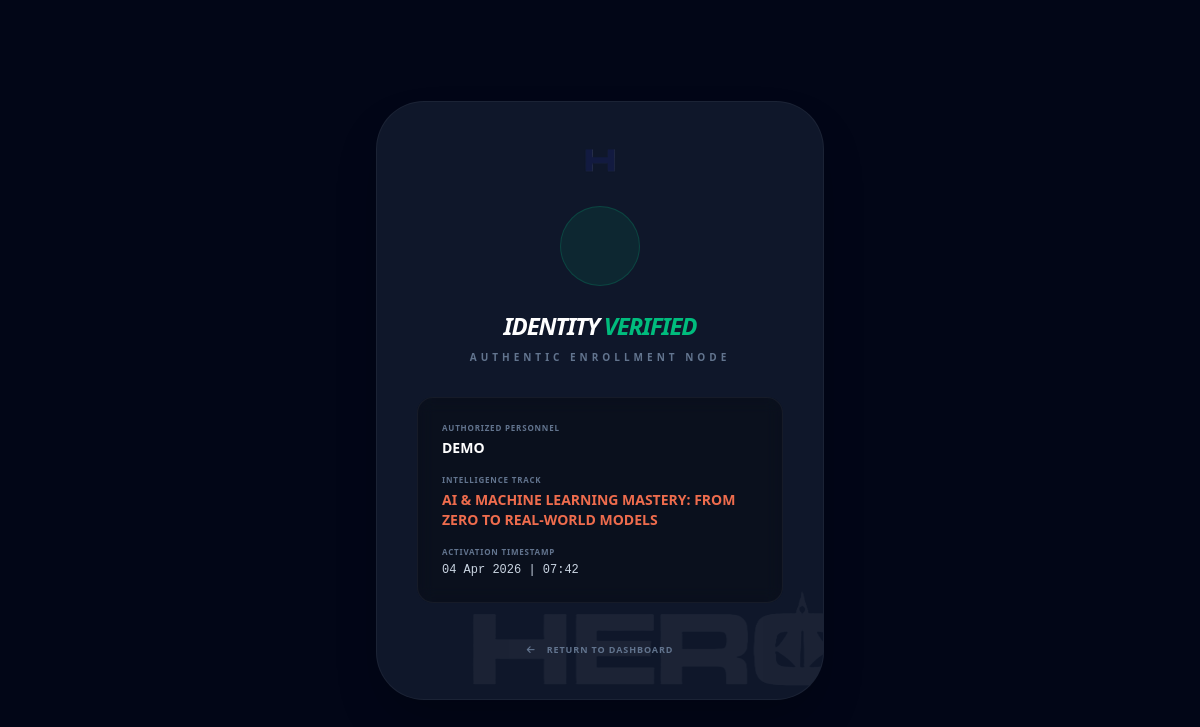
Screenshot of /verify-enrollment.php?txnid=HT_1775288525_4 with the database file from the repository.
### tables this page shows
CREATE TABLE `enrollments` (
  `enrollment_id` int(11) NOT NULL,
  `user_id` int(11) NOT NULL,
  `course_id` int(11) NOT NULL,
  `enrolled_at` timestamp NOT NULL DEFAULT current_timestamp(),
  `status` enum('pending','active','completed','cancelled') DEFAULT 'pending',
  `txnid` varchar(100) DEFAULT NULL,
  `activated_at` timestamp NULL DEFAULT current_timestamp()
);

CREATE TABLE `user_master` (
  `user_id` int(11) NOT NULL,
  `name` varchar(50) DEFAULT NULL,
  `username` varchar(50) NOT NULL,
  `phone` varchar(15) NOT NULL,
  `email` varchar(50) NOT NULL,
  `gender` enum('male','female','other','') NOT NULL,
  `password` varchar(50) DEFAULT NULL,
  `role` enum('student','admin','manager') DEFAULT 'student',
  `datetime` timestamp NOT NULL DEFAULT current_timestamp() ON UPDATE current_timestamp(),
  `status` enum('publish','draft') DEFAULT 'publish'
);

CREATE TABLE `courses` (
  `course_id` int(11) NOT NULL,
  `category_id` int(11) DEFAULT NULL,
  `tutor_id` int(11) DEFAULT NULL,
  `title` varchar(255) DEFAULT NULL,
  `slug` varchar(255) DEFAULT NULL,
  `summary` varchar(500) DEFAULT NULL,
  `description` text DEFAULT NULL,
  `duration` int(11) DEFAULT NULL,
  `video_url` text DEFAULT NULL,
  `video_file` varchar(255) DEFAULT NULL,
  `demo_video_url` text DEFAULT NULL,
  `price` decimal(10,2) DEFAULT NULL,
  `thumbnail` varchar(255) DEFAULT NULL,
  `rating` decimal(3,2) DEFAULT 0.00,
  `is_featured` tinyint(1) NOT NULL DEFAULT 0,
  `status` enum('publish','draft') NOT NULL DEFAULT 'publish',
  `created_at` timestamp NOT NULL DEFAULT current_timestamp()
);

### verify-enrollment.php (the view, shortened to what this page needs)
<?php
require 'config.php';
$order_id = $_GET['txnid'] ?? $_GET['transaction_id'] ?? '';
$order_id = mysqli_real_escape_string($conn, $order_id);
$query = "SELECT e.status, e.enrolled_at, u.name as student_name, c.title as course_title
          FROM enrollments e
          JOIN user_master u ON e.user_id = u.user_id
          JOIN courses c ON e.course_id = c.course_id
          WHERE (e.txnid = '$order_id')
          AND e.status = 'active' LIMIT 1";
$res = mysqli_query($conn, $query);
$data = mysqli_fetch_assoc($res);
?>
<!DOCTYPE html>
<html lang="en">
<head>
    <script src="https://cdn.jsdelivr.net/npm/@tailwindcss/browser@4"></script>
    <link href="https://cdnjs.cloudflare.com/ajax/libs/font-awesome/6.5.2/css/all.min.css" rel="stylesheet"/>
</head>
<body class="bg-[#020617] text-white flex items-center justify-center min-h-screen p-6">
    <div class="max-w-md w-full bg-[#0F172A] rounded-[3rem] p-10 border border-white/5 text-center shadow-2xl relative overflow-hidden">
        <img src="assets/img/logo.png" class="absolute -right-10 -bottom-10 h-40 opacity-5 brightness-0 invert pointer-events-none">
        <img src="assets/img/favicon.ico" class="h-8 mx-auto mb-8 opacity-50 relative z-10">
        <?php if ($data): ?>
            <div class="relative z-10">
                <div class="w-20 h-20 bg-emerald-500/10 text-emerald-500 rounded-full flex items-center justify-center mx-auto mb-6 border border-emerald-500/20">
                </div>
                <h1 class="text-2xl font-black uppercase italic tracking-tighter mb-2">Identity <span class="text-emerald-500">Verified</span></h1>
                <p class="text-[10px] font-bold text-slate-500 uppercase tracking-[0.4em] mb-8">Authentic Enrollment Node</p>
                <div class="space-y-4 text-left bg-black/30 p-6 rounded-2xl border border-white/5 backdrop-blur-sm">
                    <div>
                        <p class="text-[8px] font-black uppercase text-slate-500 tracking-widest mb-1">Authorized Personnel</p>
                        <p class="text-sm font-bold uppercase text-white"><?= htmlspecialchars($data['student_name']) ?></p>
                    </div>
                    <div>
                        <p class="text-[8px] font-black uppercase text-slate-500 tracking-widest mb-1">Intelligence Track</p>
                        <p class="text-sm font-bold uppercase text-hero-orange"><?= htmlspecialchars($data['course_title']) ?></p>
                    </div>
                    <div>
                        <p class="text-[8px] font-black uppercase text-slate-500 tracking-widest mb-1">Activation Timestamp</p>
                        <p class="text-xs font-mono text-slate-300"><?= date('d M Y | H:i', strtotime($data['enrolled_at'])) ?></p>
                    </div>
                </div>
            </div>
        <?php endif; ?>
        <a href="dashboard.php" class="relative z-10 inline-block mt-10 text-[9px] font-black uppercase tracking-widest text-slate-500 hover:text-white transition-all">
            <i class="fas fa-arrow-left mr-2"></i> Return to Dashboard
        </a>
    </div>
</body>
</html>

### rows the page displays
enrollments: user.name "DEMO", course.title "AI & MACHINE LEARNING MASTERY: FROM ZERO TO REAL-WORLD MODELS", enrolled_at "04 Apr 2026 | 07:42"
